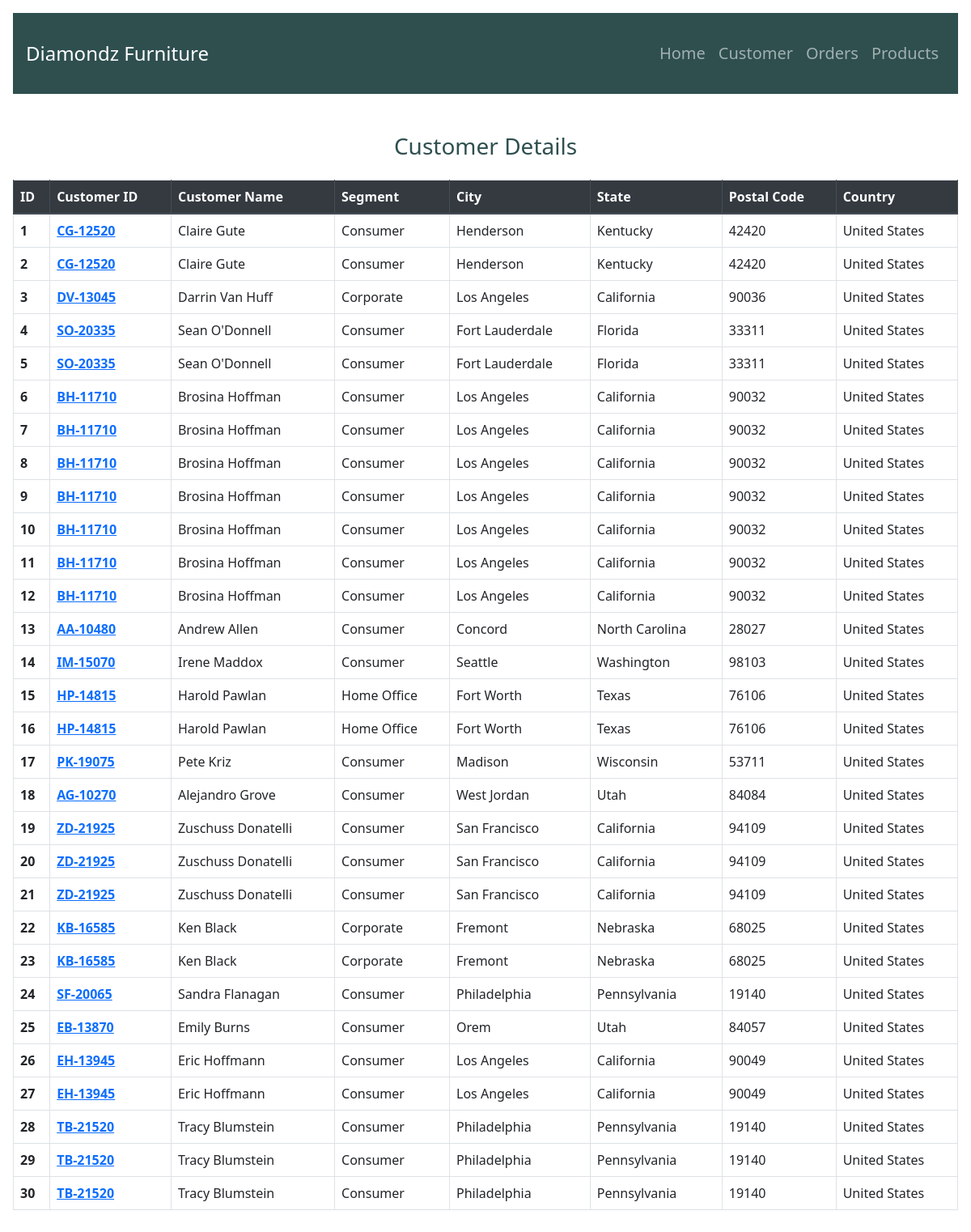
Page /customers on the committed database.
### tables this page shows
CREATE TABLE customers (Id INTEGER PRIMARY KEY AUTOINCREMENT, Customer_Id TEXT, Customer_Name TEXT, Segment TEXT, city TEXT, state TEXT, postal TEXT, Country TEXT);

### superstore_data.py (the view)
@app.route('/customers')
def customers():
    db = get_db()
    cur = db.execute("select * FROM customers limit 30")
    customer = cur.fetchall()
    return render_template('customers.html', customer=customer)

### superstore_data.py (called while the page is built)
def connect_db():
    conn = sqlite3.connect(db_name, detect_types=sqlite3.PARSE_DECLTYPES | sqlite3.PARSE_COLNAMES)
    conn.row_factory = sqlite3.Row
    return conn

def get_db():
    if not hasattr(g, 'sqlite_db'):
        g.sqlite_db = connect_db()
    return g.sqlite_db

### templates/customers.html (shortened to what this page needs)
{% extends "base.html" %}
{% block content %}
    <h3 class="mt-5" style="color: darkslategrey;"><center> Customer Details </center></h3>
    <table class="table table-hover mt-4 table-bordered">
        <thead class="thead-dark">
            <tr>
                <th scope="col">ID</th>
                <th scope="col">Customer ID</th>
                <th scope="col">Customer Name</th>
                <th scope="col">Segment</th>
                <th scope="col">City</th>
                <th scope="col">State</th>
                <th scope="col">Postal Code</th>
                <th scope="col">Country</th>
            </tr></thead>
        <tbody>
            {% for c in customer %}
             <tr>
               <th scope="row">{{c["Id"]}}</th>
                <td><b><a href={{ url_for('customer_details', id = c['Customer_Id']) }}>{{c["Customer_Id"]}}</a></b></td>
                <td>{{c["Customer_Name"]}}</td>
                <td>{{c["Segment"]}}</td>
                <td>{{c["city"]}}</td>
                <td>{{c["state"]}}</td>
                <td>{{c["postal"]}}</td>
                <td>{{c["Country"]}}</td>
            </tr>
              {% endfor %}
        </tbody>
    </table>
{%endblock%}

### rows in the picture
customers: Id "1", Customer_Id "CG-12520", Customer_Name "Claire Gute", Segment "Consumer", city "Henderson", state "Kentucky", postal "42420", Country "United States"
customers: Id "2", Customer_Id "CG-12520", Customer_Name "Claire Gute", Segment "Consumer", city "Henderson", state "Kentucky", postal "42420", Country "United States"
customers: Id "3", Customer_Id "DV-13045", Customer_Name "Darrin Van Huff", Segment "Corporate", city "Los Angeles", state "California", postal "90036", Country "United States"
customers: Id "4", Customer_Id "SO-20335", Customer_Name "Sean O'Donnell", Segment "Consumer", city "Fort Lauderdale", state "Florida", postal "33311", Country "United States"
customers: Id "5", Customer_Id "SO-20335", Customer_Name "Sean O'Donnell", Segment "Consumer", city "Fort Lauderdale", state "Florida", postal "33311", Country "United States"
customers: Id "6", Customer_Id "BH-11710", Customer_Name "Brosina Hoffman", Segment "Consumer", city "Los Angeles", state "California", postal "90032", Country "United States"
customers: Id "7", Customer_Id "BH-11710", Customer_Name "Brosina Hoffman", Segment "Consumer", city "Los Angeles", state "California", postal "90032", Country "United States"
customers: Id "8", Customer_Id "BH-11710", Customer_Name "Brosina Hoffman", Segment "Consumer", city "Los Angeles", state "California", postal "90032", Country "United States"
customers: Id "9", Customer_Id "BH-11710", Customer_Name "Brosina Hoffman", Segment "Consumer", city "Los Angeles", state "California", postal "90032", Country "United States"
customers: Id "10", Customer_Id "BH-11710", Customer_Name "Brosina Hoffman", Segment "Consumer", city "Los Angeles", state "California", postal "90032", Country "United States"
customers: Id "11", Customer_Id "BH-11710", Customer_Name "Brosina Hoffman", Segment "Consumer", city "Los Angeles", state "California", postal "90032", Country "United States"
customers: Id "12", Customer_Id "BH-11710", Customer_Name "Brosina Hoffman", Segment "Consumer", city "Los Angeles", state "California", postal "90032", Country "United States"
customers: Id "13", Customer_Id "AA-10480", Customer_Name "Andrew Allen", Segment "Consumer", city "Concord", state "North Carolina", postal "28027", Country "United States"
customers: Id "14", Customer_Id "IM-15070", Customer_Name "Irene Maddox", Segment "Consumer", city "Seattle", state "Washington", postal "98103", Country "United States"
customers: Id "15", Customer_Id "HP-14815", Customer_Name "Harold Pawlan", Segment "Home Office", city "Fort Worth", state "Texas", postal "76106", Country "United States"
customers: Id "16", Customer_Id "HP-14815", Customer_Name "Harold Pawlan", Segment "Home Office", city "Fort Worth", state "Texas", postal "76106", Country "United States"
customers: Id "17", Customer_Id "PK-19075", Customer_Name "Pete Kriz", Segment "Consumer", city "Madison", state "Wisconsin", postal "53711", Country "United States"
customers: Id "18", Customer_Id "AG-10270", Customer_Name "Alejandro Grove", Segment "Consumer", city "West Jordan", state "Utah", postal "84084", Country "United States"
customers: Id "19", Customer_Id "ZD-21925", Customer_Name "Zuschuss Donatelli", Segment "Consumer", city "San Francisco", state "California", postal "94109", Country "United States"
customers: Id "20", Customer_Id "ZD-21925", Customer_Name "Zuschuss Donatelli", Segment "Consumer", city "San Francisco", state "California", postal "94109", Country "United States"
customers: Id "21", Customer_Id "ZD-21925", Customer_Name "Zuschuss Donatelli", Segment "Consumer", city "San Francisco", state "California", postal "94109", Country "United States"
customers: Id "22", Customer_Id "KB-16585", Customer_Name "Ken Black", Segment "Corporate", city "Fremont", state "Nebraska", postal "68025", Country "United States"
customers: Id "23", Customer_Id "KB-16585", Customer_Name "Ken Black", Segment "Corporate", city "Fremont", state "Nebraska", postal "68025", Country "United States"
customers: Id "24", Customer_Id "SF-20065", Customer_Name "Sandra Flanagan", Segment "Consumer", city "Philadelphia", state "Pennsylvania", postal "19140", Country "United States"
customers: Id "25", Customer_Id "EB-13870", Customer_Name "Emily Burns", Segment "Consumer", city "Orem", state "Utah", postal "84057", Country "United States"
customers: Id "26", Customer_Id "EH-13945", Customer_Name "Eric Hoffmann", Segment "Consumer", city "Los Angeles", state "California", postal "90049", Country "United States"
customers: Id "27", Customer_Id "EH-13945", Customer_Name "Eric Hoffmann", Segment "Consumer", city "Los Angeles", state "California", postal "90049", Country "United States"
customers: Id "28", Customer_Id "TB-21520", Customer_Name "Tracy Blumstein", Segment "Consumer", city "Philadelphia", state "Pennsylvania", postal "19140", Country "United States"
customers: Id "29", Customer_Id "TB-21520", Customer_Name "Tracy Blumstein", Segment "Consumer", city "Philadelphia", state "Pennsylvania", postal "19140", Country "United States"
customers: Id "30", Customer_Id "TB-21520", Customer_Name "Tracy Blumstein", Segment "Consumer", city "Philadelphia", state "Pennsylvania", postal "19140", Country "United States"
